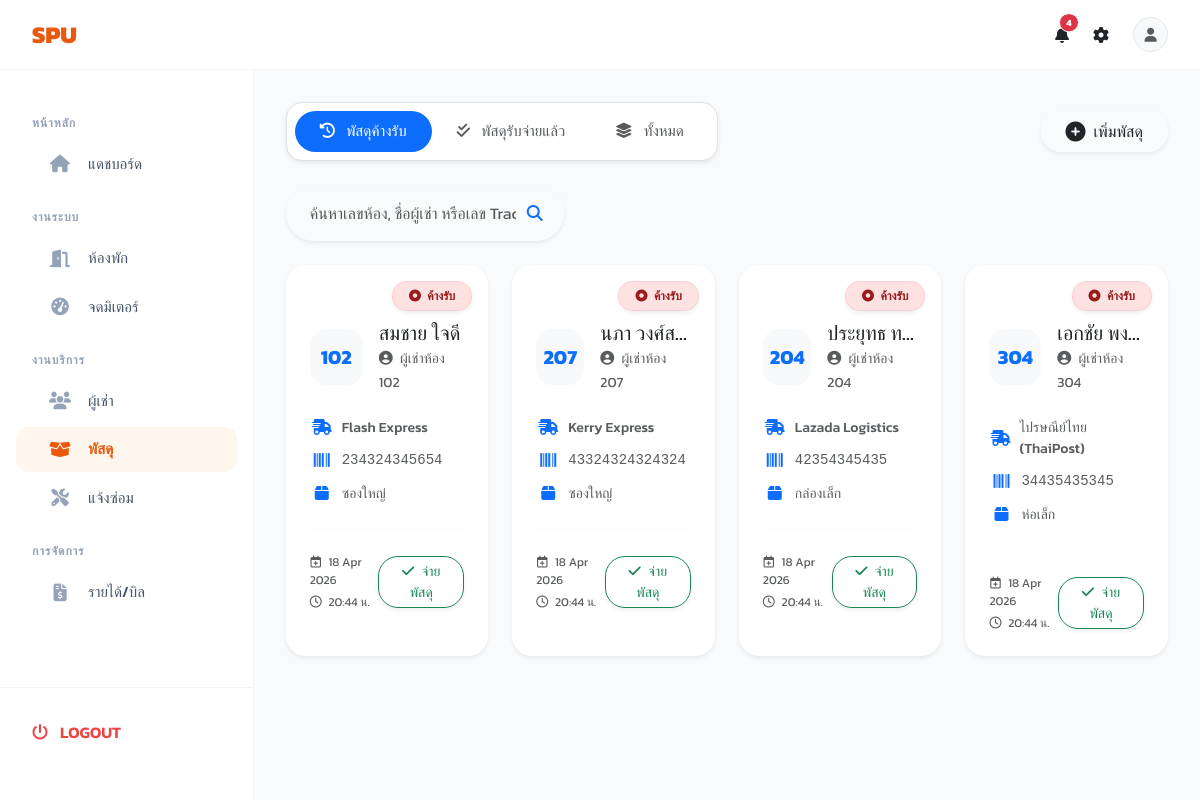
Page /parcels/ (signed in) on the committed database.
### apps/parcels/models.py (models this page shows, shortened)
class Parcel(models.Model):
    STATUS_CHOICES = [
        ('pending', 'ค้างรับ'),
        ('received', 'รับจ่ายแล้ว'),
    ]
    COURIER_CHOICES = [
        ('Kerry', 'Kerry Express'),
        ('ThaiPost', 'ไปรษณีย์ไทย (ThaiPost)'),
        ('Shopee', 'Shopee Express'),
        ('Flash', 'Flash Express'),
        ('Lazada', 'Lazada Logistics'),
        ('J&T', 'J&T Express'),
        ('Ninja', 'Ninja Van'),
        ('Other', 'อื่นๆ'),
    ]
    TYPE_CHOICES = [
        ('กล่องใหญ่', 'กล่องใหญ่'),
        ('กล่องเล็ก', 'กล่องเล็ก'),
        ('ห่อใหญ่', 'ห่อใหญ่'),
        ('ห่อเล็ก', 'ห่อเล็ก'),
        ('ซองใหญ่', 'ซองใหญ่'),
        ('ซองเล็ก', 'ซองเล็ก'),
        ('อื่นๆ', 'อื่นๆ'),
    ]
    room = models.ForeignKey(Room, on_delete=models.CASCADE, related_name='parcels')
    tenant = models.ForeignKey(Tenant, on_delete=models.SET_NULL, null=True, blank=True, related_name='parcels')
    tracking_number = models.CharField(max_length=100)
    courier = models.CharField(max_length=50, choices=COURIER_CHOICES, default='Kerry')
    parcel_type = models.CharField(max_length=50, choices=TYPE_CHOICES, default='กล่องเล็ก')
    parcel_image = models.ImageField(upload_to='parcels/', blank=True, null=True)
    status = models.CharField(max_length=20, choices=STATUS_CHOICES, default='pending')
    received_at = models.DateTimeField(auto_now_add=True)
    delivered_at = models.DateTimeField(null=True, blank=True)
    created_by = models.ForeignKey(User, on_delete=models.SET_NULL, null=True, related_name='created_parcels')
    class Meta:
        ordering = ['-received_at']

### apps/rooms/models.py (models this page shows)
class Room(models.Model):
    ROOM_TYPES = [
        ('รายเดือน', 'รายเดือน'),
        ('รายวัน', 'รายวัน'),
    ]
    STATUS_CHOICES = [
        ('ว่าง', 'ว่าง'),
        ('ไม่ว่าง', 'ไม่ว่าง'),
        ('ซ่อมบำรุง', 'ซ่อมบำรุง'),
    ]
    room_number = models.CharField(max_length=20, unique=True)
    floor = models.PositiveIntegerField()
    room_type = models.CharField(max_length=20, choices=ROOM_TYPES, default='รายเดือน')
    size_sqm = models.DecimalField(max_digits=6, decimal_places=2, default=0.00)
    monthly_rent = models.DecimalField(max_digits=10, decimal_places=2, default=0.00)
    elec_rate = models.DecimalField(max_digits=5, decimal_places=2, default=7.00)
    water_rate = models.DecimalField(max_digits=5, decimal_places=2, default=18.00)
    status = models.CharField(max_length=20, choices=STATUS_CHOICES, default='ว่าง')
    description = models.TextField(blank=True)
    image = models.ImageField(upload_to='rooms/', blank=True, null=True)
    created_at = models.DateTimeField(auto_now_add=True)
    class Meta:
        ordering = ['floor', 'room_number']
    def __str__(self):
        return f"Room {self.room_number} ({self.get_room_type_display()})"

### apps/tenants/models.py (models this page shows, shortened)
class Tenant(models.Model):
    first_name = models.CharField(max_length=100)
    last_name = models.CharField(max_length=100)
    email = models.EmailField(unique=True)
    phone = models.CharField(max_length=20)
    id_card = models.CharField(max_length=50, blank=True)
    emergency_contact = models.CharField(max_length=100, blank=True)
    emergency_phone = models.CharField(max_length=20, blank=True)
    room = models.OneToOneField(
        Room,
        on_delete=models.SET_NULL,
        null=True,
        blank=True,
        related_name='current_tenant'
    )
    move_in_date = models.DateField(null=True, blank=True)
    move_out_date = models.DateField(null=True, blank=True)
    is_active = models.BooleanField(default=True)
    notes = models.TextField(blank=True)
    created_at = models.DateTimeField(auto_now_add=True)
    user = models.OneToOneField(User, on_delete=models.CASCADE, null=True, blank=True)
    class Meta:
        ordering = ['last_name', 'first_name']
    @property
    def full_name(self):
        return f"{self.first_name} {self.last_name}"

### apps/parcels/views.py (the view, shortened to what this page needs)
# urls.py: path('', views.parcel_list, name='parcel_list'),
@login_required
def parcel_list(request):
    user = request.user
    role = 'Client'
    if hasattr(user, 'profile'):
        role = user.profile.role
    if role in ['Staff', 'Employee'] and not user.employee_permission.can_manage_parcels:
        messages.error(request, 'คุณไม่มีสิทธิ์เข้าถึงระบบจัดการพัสดุ')
        return redirect('dashboard')
    status_filter = request.GET.get('status', 'pending') # 'pending', 'received', 'all'
    search_query = request.GET.get('search', '')
    parcels = Parcel.objects.all()
    if status_filter == 'pending':
        parcels = parcels.filter(status='pending')
    elif status_filter == 'received':
        parcels = parcels.filter(status='received')
    form = ParcelForm()
    context = {
        'parcels': parcels,
        'status_filter': status_filter,
        'search_query': search_query,
        'form': form,
        'page_title': 'Parcel Management',
        'page_subtitle': 'ระบบจัดการพัสดุเข้า-ออก',
    }
    return render(request, 'parcels/parcel_list.html', context)

### apps/parcels/forms.py
class ParcelForm(forms.ModelForm):
    class Meta:
        model = Parcel
        fields = ['room', 'tracking_number', 'courier', 'parcel_type', 'parcel_image']
        widgets = {
            'room': forms.Select(attrs={'class': 'form-select select2'}),
            'tracking_number': forms.TextInput(attrs={'class': 'form-control', 'placeholder': 'กรอกหมายเลข Tracking'}),
            'courier': forms.Select(attrs={'class': 'form-select'}),
            'parcel_type': forms.Select(attrs={'class': 'form-select'}),
            'parcel_image': forms.FileInput(attrs={'class': 'form-control'}),
        }
    def __init__(self, *args, **kwargs):
        super(ParcelForm, self).__init__(*args, **kwargs)
        self.fields['room'].queryset = Room.objects.filter(status='ไม่ว่าง').order_by('room_number')

### apps/parcels/context_processors.py (called while the page is built)
def parcel_context(request):
    if request.user.is_authenticated:
        try:
            role = request.user.profile.role if hasattr(request.user, 'profile') else 'Admin'
            if role == 'Tenant':
                count = Parcel.objects.filter(
                    room__current_tenant__email=request.user.email,
                    status='pending'
                ).count()
            else:
                count = Parcel.objects.filter(status='pending').count()
        except Exception:
            count = 0
        return {'pending_parcels_count': count}
    return {'pending_parcels_count': 0}

### apps/parcels/templates/parcels/parcel_list.html (shortened to what this page needs)
{% extends 'base.html' %}
{% load static %}
{% load crispy_forms_tags %}
{% block content %}
<div class="row mb-4 animate__animated animate__fadeIn">
    <div class="col-12">
        <div class="d-flex flex-column flex-md-row justify-content-between align-items-md-center gap-3">
            <div class="nav nav-pills bg-white p-2 rounded-4 shadow-sm d-inline-flex border" id="pills-tab" role="tablist">
                <a href="?status=pending&search={{ search_query }}" class="nav-link rounded-pill px-4 py-2 {% if status_filter == 'pending' %}active bg-primary-sys{% else %}text-muted{% endif %}">
                    <i class="fa-solid fa-clock-rotate-left me-2"></i> พัสดุค้างรับ
                </a>
                <a href="?status=received&search={{ search_query }}" class="nav-link rounded-pill px-4 py-2 {% if status_filter == 'received' %}active bg-primary-sys{% else %}text-muted{% endif %}">
                    <i class="fa-solid fa-check-double me-2"></i> พัสดุรับจ่ายแล้ว
                </a>
                <a href="?status=all&search={{ search_query }}" class="nav-link rounded-pill px-4 py-2 {% if status_filter == 'all' %}active bg-primary-sys{% else %}text-muted{% endif %}">
                    <i class="fa-solid fa-layer-group me-2"></i> ทั้งหมด
                </a>
            </div>
            <div class="d-flex gap-2">
                <button type="button" class="btn btn-primary-sys rounded-pill px-4 py-2 shadow-sm d-flex align-items-center gap-2" data-bs-toggle="modal" data-bs-target="#addParcelModal">
                    <i class="fa-solid fa-plus-circle fa-lg"></i>
                    <span>เพิ่มพัสดุ</span>
                </button>
            </div>
        </div>
    </div>
</div>
<div class="row mb-4">
    <div class="col-md-6 col-lg-4">
        <form method="get" action="" class="position-relative shadow-sm rounded-pill overflow-hidden">
            <input type="text" name="search" class="form-control border-0 ps-4 pe-5 py-3 rounded-pill" placeholder="ค้นหาเลขห้อง, ชื่อผู้เช่า หรือเลข Tracking..." value="{{ search_query }}">
            <button type="submit" class="btn position-absolute top-50 end-0 translate-middle-y me-2 text-primary">
                <i class="fa-solid fa-magnifying-glass"></i>
            </button>
        </form>
    </div>
</div>
<div class="row g-4 animate__animated animate__fadeInUp">
    {% if parcels %}
        {% for parcel in parcels %}
        <div class="col-md-6 col-lg-4 col-xl-3">
            <div class="card sys-card h-100 border-0 shadow-sm overflow-hidden position-relative">
                <div class="position-absolute top-0 end-0 m-3 z-1">
                    {% if parcel.status == 'pending' %}
                        <span class="badge badge-soft-danger rounded-pill px-3 py-2 border border-danger border-opacity-10 shadow-sm">
                            <i class="fa-solid fa-circle-dot me-1 fa-beat-fade"></i> ค้างรับ
                        </span>
                    {% else %}
                        <span class="badge badge-soft-success rounded-pill px-3 py-2 border border-success border-opacity-10 shadow-sm">
                            <i class="fa-solid fa-circle-check me-1"></i> รับแล้ว
                        </span>
                    {% endif %}
                </div>
                <div class="card-body p-4 pt-5">
                    <div class="d-flex align-items-center gap-3 mb-4 mt-2">
                        <div class="rounded-4 bg-light d-flex align-items-center justify-content-center text-primary fw-bold" style="width: 56px; height: 56px; font-size: 1.25rem;">
                            {{ parcel.room.room_number }}
                        </div>
                        <div class="overflow-hidden">
                            <h5 class="card-title mb-0 text-dark text-truncate">{{ parcel.tenant.full_name|default:"ไม่ระบุชื่อ" }}</h5>
                            <small class="text-muted"><i class="fa-solid fa-user-circle me-1"></i> ผู้เช่าห้อง {{ parcel.room.room_number }}</small>
                        </div>
                    </div>
                    <div class="space-y-3 mb-4">
                        <div class="d-flex align-items-center gap-2 text-muted mb-2">
                            <i class="fa-solid fa-truck-fast text-primary w-20px"></i>
                            <span class="small fw-medium">{{ parcel.get_courier_display }}</span>
                        </div>
                        <div class="d-flex align-items-center gap-2 text-muted mb-2">
                            <i class="fa-solid fa-barcode text-primary w-20px"></i>
                            <span class="small font-monospace">{{ parcel.tracking_number }}</span>
                        </div>
                        <div class="d-flex align-items-center gap-2 text-muted mb-2">
                            <i class="fa-solid fa-box text-primary w-20px"></i>
                            <span class="small">{{ parcel.parcel_type }}</span>
                        </div>
                    </div>
                    <hr class="border-light opacity-50 mb-4">
                    <div class="d-flex justify-content-between align-items-center">
                        <div class="text-muted" style="font-size: 0.75rem;">
                            <div class="mb-1"><i class="fa-regular fa-calendar-plus me-1"></i> {{ parcel.received_at|date:"d M Y" }}</div>
                            <div><i class="fa-regular fa-clock me-1"></i> {{ parcel.received_at|date:"H:i" }} น.</div>
                        </div>
                        {% if parcel.status == 'pending' %}
                        <a href="{% url 'confirm_receipt' parcel.id %}" class="btn btn-outline-success btn-sm rounded-pill px-3 shadow-sm onclick-confirm">
                            <i class="fa-solid fa-check me-1"></i> จ่ายพัสดุ
                        </a>
                        {% else %}
                        <div class="text-success small fw-medium">
                            <i class="fa-solid fa-circle-check me-1"></i> จ่ายแล้ว
                        </div>
                        {% endif %}
                    </div>
                </div>
            </div>
        </div>
        {% endfor %}
    {% endif %}
</div>
{% endblock %}

### static/css/style.css (style rules this page uses)
:root { --brand-primary: #ea580c; --brand-primary-hover: #c2410c; --brand-navy: #1e293b; --brand-blue: #3b82f6; --brand-green: #10b981; --brand-red: #ef4444; --brand-orange: #f97316; --sidebar-bg: #FFFFFF; --sidebar-hover: #f8fafc; --bg-body: #f1f5f9; --card-bg: #FFFFFF; --white: #ffffff; --text-dark: #1e293b; --text-muted: #64748b; --border-color: #e2e8f0; --rounded-lg: 20px; --card-shadow: 0 4px 6px -1px rgba(0, 0, 0, 0.05), 0 2px 4px -2px rgba(0, 0, 0, 0.05); --card-shadow-hover: 0 10px 15px -3px rgba(0, 0, 0, 0.1), 0 4px 6px -4px rgba(0, 0, 0, 0.1); }
body { background-color: var(--bg-body); font-family: 'Kanit', sans-serif !important; color: var(--text-dark); overflow-x: hidden; }
.sys-card, .card, .btn, .list-group-item, .form-control, .badge { border-radius: var(--rounded-lg) !important; }
.sys-card { background: var(--card-bg); border: none; box-shadow: var(--card-shadow); transition: all 0.3s cubic-bezier(0.4, 0, 0.2, 1); }
.badge-soft-danger { background-color: #fee2e2; color: #991b1b; }

### templates/base.html (style rules this page uses)
body { background-color: #f8fafc; font-family: 'Kanit', sans-serif !important; }

### apps/parcels/templates/parcels/parcel_list.html (style rules this page uses)
.nav-pills .nav-link { font-weight: 500; font-size: 0.95rem; transition: all 0.3s cubic-bezier(0.4, 0, 0.2, 1); border: 1px solid transparent; }
.sys-card { transition: all 0.3s ease; }
.space-y-3 > * + * { margin-top: 0.75rem; }
.w-20px { width: 24px; text-align: center; }
.form-select, .form-control { border-radius: 12px; padding: 0.75rem 1rem; border: 1px solid var(--border-color); background-color: #f8fafc; }

### rows in the picture
Parcel: status "pending" (drawn), room.room_number "102", tenant.full_name "สมชาย ใจดี", courier "Flash Express", tracking_number "234324345654", parcel_type "ซองใหญ่", received_at "18 Apr 2026", received_at "20:44"
Parcel: status "pending" (drawn), room.room_number "207", tenant.full_name "นภา วงศ์ส…", courier "Kerry Express", tracking_number "43324324324324", parcel_type "ซองใหญ่", received_at "18 Apr 2026", received_at "20:44"
Parcel: status "pending" (drawn), room.room_number "204", tenant.full_name "ประยุทธ ท…", courier "Lazada Logistics", tracking_number "42354345435", parcel_type "กล่องเล็ก", received_at "18 Apr 2026", received_at "20:44"
Parcel: status "pending" (drawn), room.room_number "304", tenant.full_name "เอกชัย พง…", courier "ไปรษณีย์ไทย (ThaiPost)", tracking_number "34435435345", parcel_type "ห่อเล็ก", received_at "18 Apr 2026", received_at "20:44"

### other values in the picture
{{ pending_parcels_count }} "4"
